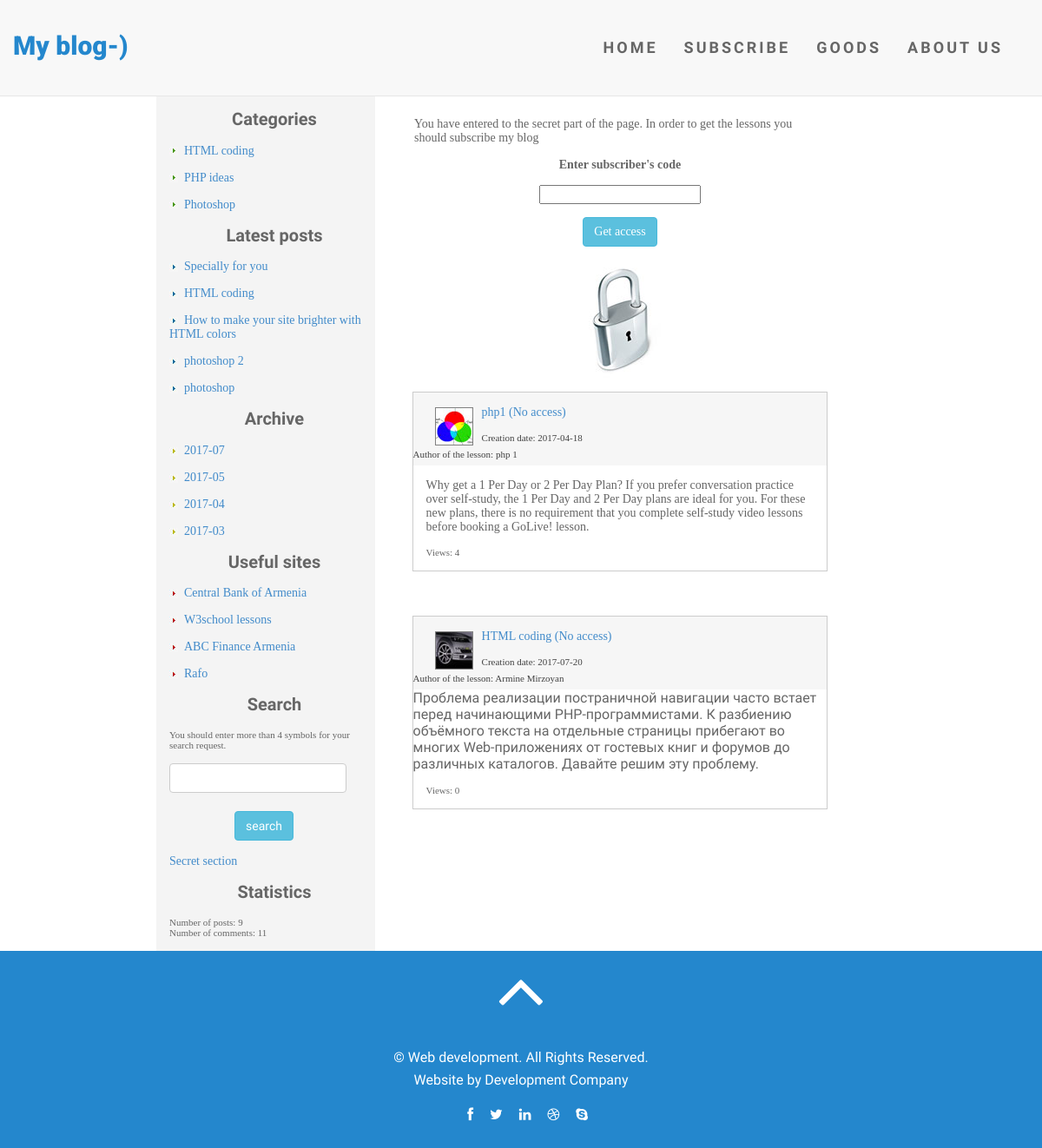
Screenshot of /secret.php with the database file from the repository.
### tables this page shows
CREATE TABLE `categories` (
  `id` int(2) NOT NULL,
  `title` varchar(255) NOT NULL,
  `meta_d` varchar(255) NOT NULL,
  `meta_k` varchar(255) NOT NULL,
  `text` text NOT NULL
);

CREATE TABLE `data` (
  `id` int(5) NOT NULL,
  `cat` int(1) NOT NULL,
  `meta_d` varchar(255) NOT NULL,
  `meta_k` varchar(255) NOT NULL,
  `description` text NOT NULL,
  `text` text NOT NULL,
  `view` int(7) NOT NULL,
  `author` varchar(100) NOT NULL,
  `date` date NOT NULL,
  `mini_img` varchar(255) NOT NULL,
  `title` varchar(255) NOT NULL,
  `secret` int(1) DEFAULT '0',
  `rating` int(10) NOT NULL DEFAULT '5',
  `q_vote` int(10) NOT NULL DEFAULT '1'
);

CREATE TABLE `friends` (
  `id` int(11) NOT NULL,
  `link` varchar(255) NOT NULL,
  `title` varchar(255) NOT NULL
);

CREATE TABLE `settings` (
  `id` int(3) NOT NULL,
  `title` varchar(255) NOT NULL,
  `meta_d` varchar(255) NOT NULL,
  `meta_k` varchar(255) NOT NULL,
  `text` text NOT NULL,
  `page` varchar(255) NOT NULL
);

### secret.php (the view, shortened to what this page needs)
<?php
include("blocks/db.php");
$result = mysqli_query($db, "SELECT title, meta_d, meta_k, text FROM settings WHERE page='secret'");
if (mysqli_num_rows($result) > 0) {
    $myrow = mysqli_fetch_array($result);
}
else {
    echo "<p>There is no data in the database</p>";
    exit();
}
?>
<link href="css/bootstrap.min.css" rel="stylesheet">
<link href="css/bootstrap.min.css" rel="stylesheet">
<link rel="stylesheet" href="css/font-awesome.min.css">
<link href="css/animate.min.css" rel="stylesheet">
<link href="css/animate.css" rel="stylesheet" />
<link href="css/prettyPhoto.css" rel="stylesheet">
<link href="css/style.css" rel="stylesheet">
<div class="main_border">
    <?php include("blocks/header.php") ?>
    <div id="main">
        <?php include ("blocks/left.php") ?>
        <div id="right">
            <?php $n = 0;
            include ('blocks/nav.php');
            ?>
            <?php echo $myrow['text'];
            $result0 = mysqli_query($db,'SELECT prcode FROM options');
            if ($result0) {
                $myrow0 = mysqli_fetch_array($result0);
                $prcode = $myrow0["prcode"];
            }
            else {
                exit("<p>Unable to enter! Please check the code!</p>");
            }
            if (!isset ($code) or $code != $prcode) {
                echo "<form name='sec' action='secret.php' method='post'>
            <p align='center'><strong>Enter subscriber's code</strong></p>
            <p align='center'><input type='text' class='sinput'  name='code'></p>
            <p align='center'><input type='submit' class='sbutton btn btn-info' name='submit' value='Get access'></p>
</form>
<p align='center'><img src='img/zam.jpg' height='136' width='120'></p>";
                $result = mysqli_query($db, "SELECT id,title,description,date,author,mini_img,view FROM data Where secret=1");
                if (mysqli_num_rows($result) > 0) {
                    $myrow = mysqli_fetch_array($result);
                    do {
                        printf(
                            "<table class='post' align = 'center'>
                <tr>
                    <td class='post_title'>
                    <p class='post_secret'><img class='mini' align='left' src='%s'><a href='#'>%s (No access)</a></p>
                    <p class='post_adds'>Creation date: %s</p>
                    <p class='post_adds'>Author of the lesson: %s</p></td >
                </tr >
                <tr >
                    <td>%s <p class='post_view'>Views: %s</p></td>
                </tr >
            </table ><br><br>", $myrow['mini_img'], $myrow['title'], $myrow['date'], $myrow['author'], $myrow['description'], $myrow['view']);
                    } while (
                        $myrow = mysqli_fetch_array($result)
                    );
                }
            }
            ?>
        </div>
    </div>
    <?php include ("blocks/footer.php") ?>
</div>

### blocks/left.php (shortened to what this page needs)
<div id="left">
    <div class="nav_title">Categories</div>
    <?php
    $result2 = mysqli_query($db, "SELECT * FROM categories");
    if (mysqli_num_rows($result2) > 0) {
        $myrow2 = mysqli_fetch_array($result2);
        do {
            printf("<p class='point'><img src='img/arr.jpg' height='10px' width='10px'>&nbsp;&nbsp;<a class='nav_link' href='view_cat.php?cat=%s'>%s</a></p>",$myrow2['id'], $myrow2['title']);
        }
        while ($myrow2 = mysqli_fetch_array($result2));
    }
    else {
        echo "<p>There is no data in the database</p>";
        exit();
    }
    ?>
    <div class="nav_title">Latest posts</div>
    <?php
    $result3 = mysqli_query($db, "SELECT id, title FROM data WHERE secret=0 ORDER BY id DESC LIMIT 5");
    if (mysqli_num_rows($result3) > 0) {
        $myrow3 = mysqli_fetch_array($result3);
        do {
            printf("<p class='point'><img src='img/arr2.jpg' height='10px' width='10px'>&nbsp;&nbsp;<a class='nav_link' href='view_post.php?id=%s'>%s</a></p>",$myrow3['id'], $myrow3['title']);
        }
        while ($myrow3 = mysqli_fetch_array($result3));
    }
    else {
        echo "<p>There is no data in the database</p>";
        exit();
    }
    ?>
    <div class="nav_title">Archive</div>
    <?php
    $result4 = mysqli_query($db, "SELECT DISTINCT left(date,7) AS month FROM data ORDER BY month DESC");
    if (mysqli_num_rows($result4) > 0) {
        $myrow4 = mysqli_fetch_array($result4);
        do {
            printf("<p class='point'><img src='img/arr3.jpg' height='10px' width='10px'>&nbsp;&nbsp;<a class='nav_link' href='view_date.php?date=%s'>%s</a></p>",$myrow4['month'], $myrow4['month']);
        }
        while ($myrow4 = mysqli_fetch_array($result4));
    }
    else {
        echo "<p>There is no data in the database</p>";
        exit();
    }
    ?>
    <div class="nav_title">Useful sites</div>
    <?php
    $result5 = mysqli_query($db, "SELECT title, link FROM friends");
    if (mysqli_num_rows($result5) > 0) {
        $myrow5 = mysqli_fetch_array($result5);
        do {
            printf("<p class='point'><img src='img/arr4.jpg' height='10px' width='10px'>&nbsp;&nbsp;<a class='nav_link' href='%s' target='_blank'>%s</a></p>",$myrow5['link'], $myrow5['title']);
        }
        while ($myrow5 = mysqli_fetch_array($result5));
    }
    else {
        echo "<p>There is no data in the database</p>";
        exit();
    }
    ?>
    <div class="nav_title">Search</div>
    <div class="search"><form method="post" action="view_search.php" name="form_s">
            <p class="search_t">You should enter more than 4 symbols for your search request.</p>
            <p><input type="text" name="search" size="20" maxlength="40" class="btn btn-default"></p>
                <input type="submit" class="search_b btn btn-info" name="submit_s" value="search">
        </form>
    </div>
    <p><a href="secret.php">Secret section</a></p>
    <div class="nav_title">Statistics</div>
   <?php
    $result10 = mysqli_query ($db,"SELECT COUNT(*) FROM data");
    $sum = mysqli_fetch_array($result10);
    $result11 = mysqli_query ($db,"SELECT COUNT(*) FROM comments");
    $sum2 = mysqli_fetch_array($result11);
    echo "<p class='comments'>Number of posts: $sum[0]<br>Number of comments: $sum2[0]</p>"
?>
</div>

### css/style.css (style rules this page uses)
#main { min-height: 520px; margin: 0 auto; padding: 0 auto; width: 70%; }
.main_border { position: relative; top: 110px; }
p { font: 14px "Verdana"; color: #666666; margin: 15px; }
#left { float: left; width: 30%; display: inline-block; background-color: #f4f4f4; }
#right { float: left; width: 60%; padding-top: 10px; margin-left: 30px; vertical-align: top; background-color: white; display: inline-block; }
.search_t { font-size: 11px; }
.search_b { margin-top: 6px; margin-left: 90px; }
.nav_title { margin-top: 15px; margin-left: 20px; font-weight: bold; text-align: center; font-size: 20px; }
.comments { font-family:Verdana; font-size:11px; color: #666666; }
.post { border: 1px solid #cccccc; width: 95%; }
.post_title { background-color: #f6f6f6; }
.post_adds { font-size: 11px; margin: 7px 0; color: #424242; }
.post_view { font-size: 11px; color: #666666; }
.mini { margin: 2px 10px 0 10px; border: 1px solid gray; }

### rows the page displays
categories: title "HTML coding"
categories: title "PHP ideas"
categories: title "Photoshop"
data: title "Specially for you"
data: title "HTML coding"
data: title "How to make your site brighter with HTML colors"
data: title "photoshop 2"
data: title "photoshop"
friends: title "Central Bank of Armenia"
friends: title "W3school lessons"
friends: title "ABC Finance Armenia"
friends: title "Rafo"
settings: text "You have entered to the secret part of the page. In order to get the lessons you should subscribe my blog"
data: mini_img (picture), title "php1", date "2017-04-18", author "php 1", description "Why get a 1 Per Day or 2 Per Day Plan? If you prefer conversation practice over self-study, the 1 Per Day and 2 Per Day plans are ideal for you. For these new plans, there is no requirement that you complete self-study video lessons before booking a GoLive! lesson.", view "4"
data: mini_img (picture), title "HTML coding", date "2017-07-20", author "Armine Mirzoyan", description "Проблема реализации постраничной навигации часто встает перед начинающими PHP-программистами. К разбиению объёмного текста на отдельные страницы прибегают во многих Web-приложениях от гостевых книг и форумов до различных каталогов. Давайте решим эту проблему.", view "0"

### other values shown
$myrow4['month'] "2017-07"
$myrow4['month'] "2017-05"
$myrow4['month'] "2017-04"
$myrow4['month'] "2017-03"
$sum[0] "9"
$sum2[0] "11"
